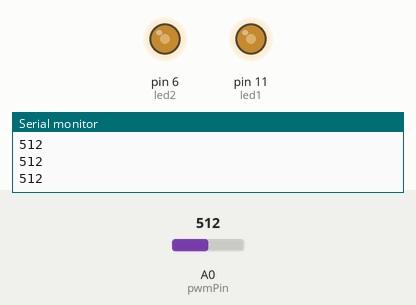
A sketch run on a simulated Arduino Uno, built with avr-gcc and run on an emulated ATmega328P. Parts: output pins drawn as LEDs (lit = HIGH), the last lines printed to the serial monitor. The test bench sets the inputs (shaded band); at power-on: A0 (pwmPin) = 512.

Above: at 1.2 s.
1.3 s: A0 (pwmPin) set to 716
At 2.4 s:
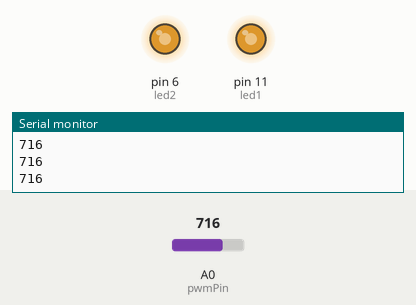
2.8 s: A0 (pwmPin) set to 900
At 3.6 s:
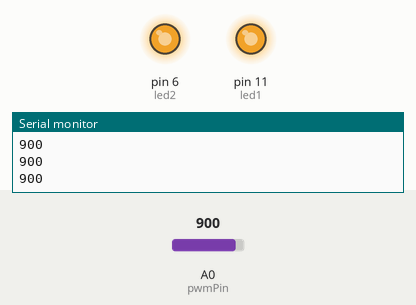
4.3 s: A0 (pwmPin) set to 122
At 4.7 s:
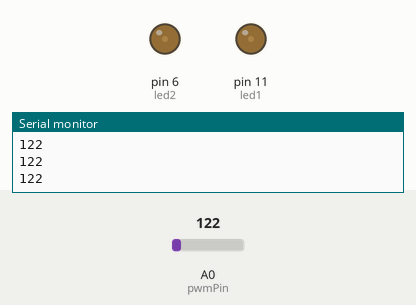
5.8 s: A0 (pwmPin) set to 0
At 7.0 s:
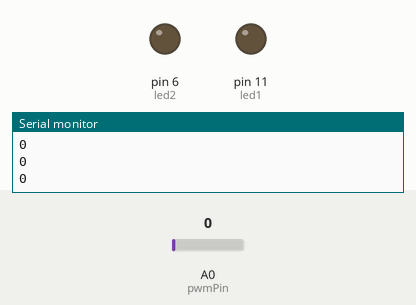
7.3 s: A0 (pwmPin) set to 511
At 8.2 s:
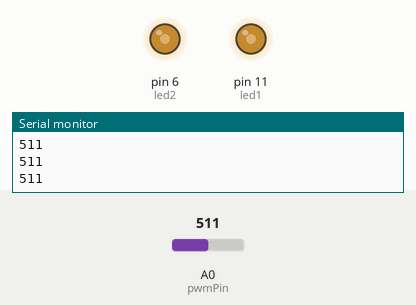
Timing chart, 0 to 9.8 s (numbered marks = the images above; inputs shaded):
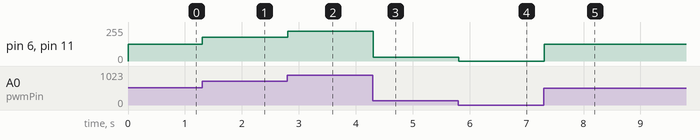

The sketch:

exp_06.ino
```cpp
//Nomes: Josefa Aline Santos e Marcella Ricoy
#define ex1

#ifdef ex1
//Monte mais 1 led e modifique o programa  para que os 2 leds
//sejam controlados pelo potenciômetro

// Daremos um nome ao pino que está conectado o LED
int led1 = 11;
int led2 = 6;
int pwmPin = A0;
unsigned int valorLido;
unsigned int pwm;

//Função "setup" roda uma vez quando a placa e ligada ou resetada
void setup() {
pinMode(led1, OUTPUT);
pinMode(led2, OUTPUT);
Serial.begin(9600);
}

void loop() {
valorLido = analogRead(pwmPin); // valor entre 0 e 1023
//mostra o valor lido na porta analógica
Serial.println(valorLido);

pwm = map(valorLido, 0, 1023, 0, 255); // Mudança de escala
//Escreve no led um sinal PWM proporcional ao valor Lido
analogWrite(led1,pwm);
analogWrite(led2,pwm);
}

#endif ex1

#ifdef ex2
//Modifique o programa para que os leds funcionem invertidos.
//Com a variação do potenciômetro 1 led vai acendendo e outro led vai apagando.
int led1 = 11;
int led2 = 6;
int pwmPin = A0;
unsigned int valorLido;
unsigned int pwm;
unsigned int pwm1;

void setup() {
pinMode(led1, OUTPUT);
pinMode(led2, OUTPUT);
Serial.begin(9600);
}

void loop() {
valorLido = analogRead(pwmPin);
Serial.println(valorLido);

pwm = map(valorLido, 0,1023,0, 255);
pwm1 = 255 - pwm;

analogWrite(led1,pwm);
analogWrite(led2,pwm1);

}
#endif ex2

#ifdef ex3
//Monte mais 1 led. Conforme o potenciômetro vai variando,
//os leds vão acendendo progressivamente.
int led1 = 11;
int led2 = 6;
int led3 = 10;
int pwmPin = A0;
unsigned int valorLido;
unsigned int pwm;

void setup() {
pinMode(led1, OUTPUT);
pinMode(led2, OUTPUT);
pinMode(led3, OUTPUT);
Serial.begin(9600);
}

void loop() {
valorLido = analogRead(pwmPin);
Serial.println(valorLido);

pwm = map(valorLido, 0,1023,0, 255);

if (pwm >= 64)
	analogWrite(led1, pwm);
else
    analogWrite(led1, 0);

if (pwm >= 127)
	analogWrite(led2, pwm);
else
  analogWrite(led2, 0);

if (pwm >= 255)
  analogWrite(led3, pwm);

else
  analogWrite(led3, 0);
}
#endif ex3

#ifdef ex4
//Monte o buzzer e quando o último led acender apite o buzzer junto.
int led1 = 11;
int led2 = 6;
int led3 = 10;
int pwmPin = A0;
unsigned int valorLido;
unsigned int pwm;
int buzzerPin = 8;

void setup() {
pinMode(led1, OUTPUT);
pinMode(led2, OUTPUT);
pinMode(led3, OUTPUT);
pinMode(buzzerPin, OUTPUT);
Serial.begin(9600);
}

void loop() {
valorLido = analogRead(pwmPin);
Serial.println(valorLido);

pwm = map(valorLido, 0,1023,0, 255);

if (pwm >= 64)
	analogWrite(led1, pwm);
else
    analogWrite(led1, 0);

if (pwm >= 127)
	analogWrite(led2, pwm);
else
  analogWrite(led2, 0);

if (pwm >= 255){
  analogWrite(led3, pwm);
  tone(buzzerPin, 2000);
}

else {
  analogWrite(led3, 0);
  noTone(buzzerPin);
}

delay(100);
}
#endif ex4

#ifdef ex5
//Transforme a leitura do potenciômetro em uma função.
int led1 = 11;
int led2 = 6;
int led3 = 10;
int pwmPin = A0;
unsigned int pwm;
int buzzerPin = 8;

void setup() {
pinMode(led1, OUTPUT);
pinMode(led2, OUTPUT);
pinMode(led3, OUTPUT);
pinMode(buzzerPin, OUTPUT);
Serial.begin(9600);
}

unsigned int leituraPot() {
unsigned int valorLido;
valorLido = analogRead(pwmPin);
Serial.println(valorLido);

return valorLido;
}

void loop() {
unsigned int valorLido;
valorLido = leituraPot();

pwm = map(valorLido, 0,1023,0, 255);

if (pwm >= 64)
	analogWrite(led1, pwm);
else
    analogWrite(led1, 0);

if (pwm >= 127)
	analogWrite(led2, pwm);
else
  analogWrite(led2, 0);

if (pwm >= 255){
  analogWrite(led3, pwm);
  tone(buzzerPin, 2000);
}

else {
  analogWrite(led3, 0);
  noTone(buzzerPin);
}

delay(100);
}
#endif ex5

#ifdef ex6
//Transforme a mudança de escala (cálculo) em uma função.
int led1 = 11;
int led2 = 6;
int led3 = 10;
int pwmPin = A0;
int buzzerPin = 8;

void setup() {
pinMode(led1, OUTPUT);
pinMode(led2, OUTPUT);
pinMode(led3, OUTPUT);
pinMode(buzzerPin, OUTPUT);
Serial.begin(9600);
}

unsigned int leituraPot() {
unsigned int valorLido;
valorLido = analogRead(pwmPin);
Serial.println(valorLido);

return valorLido;
}

unsigned int escala(unsigned int valorLido) {
unsigned int pwm;
pwm = map(valorLido, 0,1023,0, 255);

return pwm;
}

void loop() {
unsigned int valorLido, potencia;
valorLido = leituraPot();
potencia = escala(valorLido);

if (potencia >= 64)
	analogWrite(led1, potencia);
else
    analogWrite(led1, 0);

if (potencia >= 127)
	analogWrite(led2, potencia);
else
  analogWrite(led2, 0);

if (potencia >= 255){
  analogWrite(led3, potencia);
  tone(buzzerPin, 2000);
}

else {
  analogWrite(led3, 0);
  noTone(buzzerPin);
}

delay(100);
}
#endif ex6

#ifdef ex7
//Transforme o controle de cada dos led em uma função.
int led1 = 11;
int led2 = 6;
int led3 = 10;
int pwmPin = A0;
int buzzerPin = 8;

void setup() {
pinMode(led1, OUTPUT);
pinMode(led2, OUTPUT);
pinMode(led3, OUTPUT);
pinMode(buzzerPin, OUTPUT);
Serial.begin(9600);
}

unsigned int leituraPot() {
unsigned int valorLido;
valorLido = analogRead(pwmPin);
Serial.println(valorLido);

return valorLido;
}

unsigned int escala(unsigned int valorLido) {
unsigned int pwm;
pwm = map(valorLido, 0,1023,0, 255);

return pwm;
}

void ligaLED1(unsigned int pwm){
	if (pwm >= 64)
		analogWrite(led1, pwm);
	else
    	analogWrite(led1, 0);
}

void ligaLED2(unsigned int pwm){
	if (pwm >= 127)
		analogWrite(led2, pwm);
	else
 		analogWrite(led2, 0);
}

void ligaLED3(unsigned int pwm){
	if (pwm >= 255)
  		analogWrite(led3, pwm);
	else
 		analogWrite(led3, 0);
}

void loop() {
unsigned int valorLido, potencia;
valorLido = leituraPot();
potencia = escala(valorLido);

ligaLED1(potencia);
ligaLED2(potencia);
ligaLED3(potencia);

if (potencia >= 255)
  tone(buzzerPin, 2000);

else
  noTone(buzzerPin);

delay(100);
}
#endif ex7

#ifdef ex8
//Transforme o controle do buzzer em uma função.
int led1 = 11;
int led2 = 6;
int led3 = 10;
int pwmPin = A0;

int buzzerPin = 8;

void setup() {
pinMode(led1, OUTPUT);
pinMode(led2, OUTPUT);
pinMode(led3, OUTPUT);
pinMode(buzzerPin, OUTPUT);
Serial.begin(9600);
}

unsigned int leituraPot() {
unsigned int valorLido;
valorLido = analogRead(pwmPin);
Serial.println(valorLido);

return valorLido;
}

unsigned int escala(unsigned int valorLido) {
unsigned int pwm;
pwm = map(valorLido, 0,1023,0, 255);

return pwm;
}

void ligaLED1(unsigned int pwm){
	if (pwm >= 64)
		analogWrite(led1, pwm);
	else
    	analogWrite(led1, 0);
}

void ligaLED2(unsigned int pwm){
	if (pwm >= 127)
		analogWrite(led2, pwm);
	else
 		analogWrite(led2, 0);
}

void ligaLED3(unsigned int pwm){
	if (pwm >= 255)
  		analogWrite(led3, pwm);
	else
 		analogWrite(led3, 0);
}

void ligaBuzzer(unsigned int pwm){
	if (pwm >= 255)
  		tone(buzzerPin, 2000);
	else
 		noTone(buzzerPin);
}


void loop() {
unsigned int valorLido, potencia;
valorLido = leituraPot();
potencia = escala(valorLido);

ligaLED1(potencia);
ligaLED2(potencia);
ligaLED3(potencia);
ligaBuzzer(potencia);

delay(100);
}
#endif ex8

#ifdef ex9
//Transforme a escrita do led em uma função.
int led1 = 11;
int led2 = 6;
int led3 = 10;
int pwmPin = A0;
int buzzerPin = 8;

void setup() {
  pinMode(led1, OUTPUT);
  pinMode(led2, OUTPUT);
  pinMode(led3, OUTPUT);
  pinMode(buzzerPin, OUTPUT);
  Serial.begin(9600);
}

unsigned int leituraPot() {
  unsigned int valorLido;
  valorLido = analogRead(pwmPin);
  Serial.println(valorLido);

  return valorLido;
}

unsigned int escala(unsigned int valorLido) {
  unsigned int pwm;
  pwm = map(valorLido, 0, 1023, 0, 255);

  return pwm;
}

void escritaLED1(unsigned int pwm)
{
  analogWrite(led1, pwm);
}

void escritaLED2(unsigned int pwm)
{
  analogWrite(led2, pwm);
}

void escritaLED3(unsigned int pwm)
{
  analogWrite(led3, pwm);
}

void ligaLED1(unsigned int pwm) {
  if (pwm >= 64)
    escritaLED1(pwm);
  else
    analogWrite(led1, 0);
}

 void ligaLED2(unsigned int pwm) {
  if (pwm >= 127)
    escritaLED2(pwm);
  else
    analogWrite(led2, 0);
}

void ligaLED3(unsigned int pwm) {
  if (pwm >= 255)
    escritaLED3(pwm);
  else
    analogWrite(led3, 0);
}

void ligaBuzzer(unsigned int pwm) {
  if (pwm >= 255)
    tone(buzzerPin, 2000);
  else
    noTone(buzzerPin);
}

void loop() {
  unsigned int valorLido, potencia;
  valorLido = leituraPot();
  potencia = escala(valorLido);

  ligaLED1(potencia);
  ligaLED2(potencia);
  ligaLED3(potencia);
  ligaBuzzer(potencia);

  delay(100);
}

#endif ex9
```

Measured:
- after the input at 1.3 s, pin 6 (led2), pin 11 (led1): 127/255 → 178/255 at once
- after the input at 2.8 s, pin 6 (led2), pin 11 (led1): 178/255 → 224/255 at once
- after the input at 4.3 s, pin 6 (led2), pin 11 (led1): 224/255 → 30/255 at once
- after the input at 5.8 s, pin 6 (led2), pin 11 (led1): 30/255 → 0/255 at once
- after the input at 7.3 s, pin 6 (led2), pin 11 (led1): 0/255 → 127/255 at once
